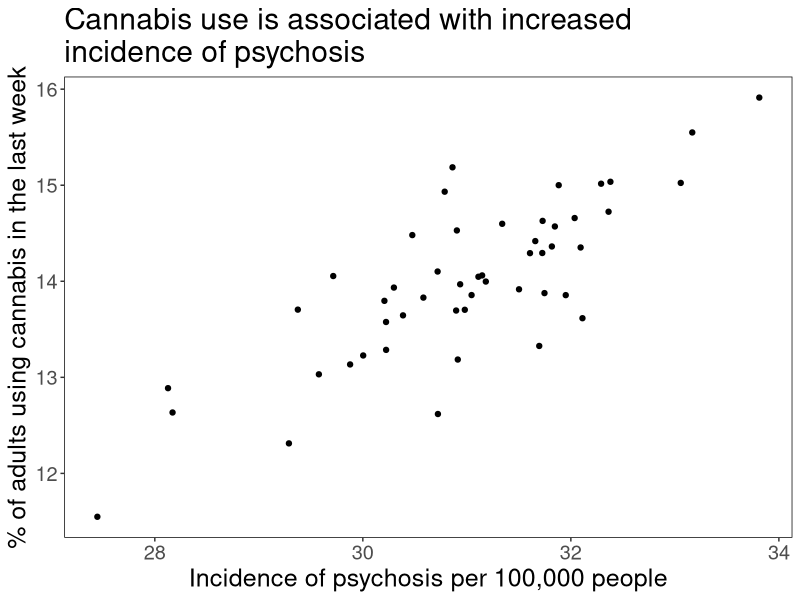
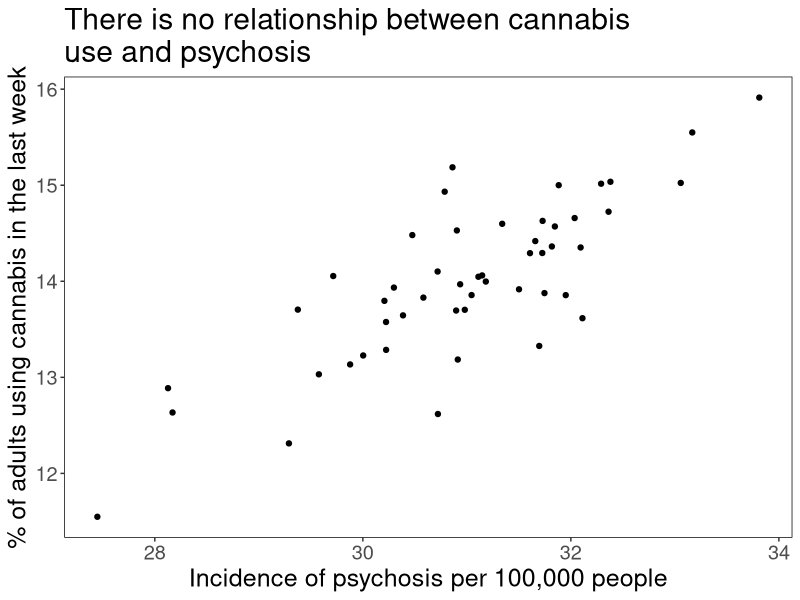
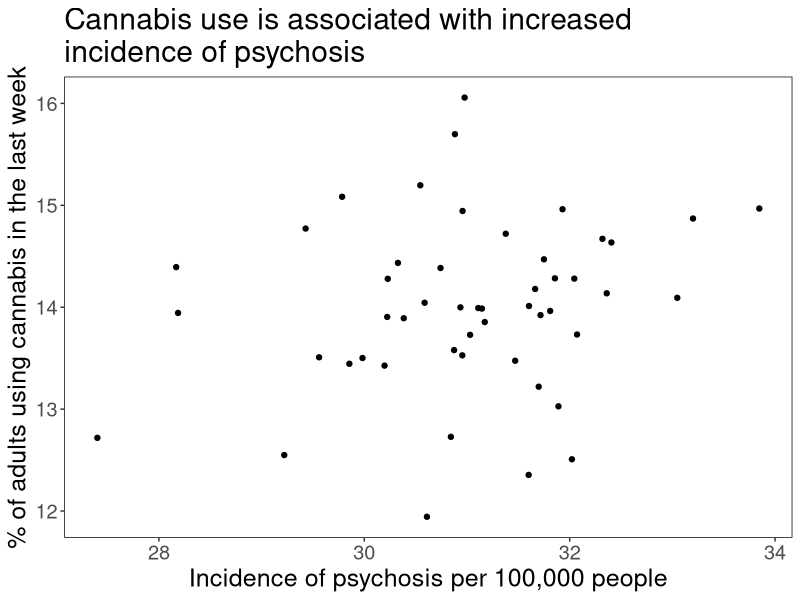
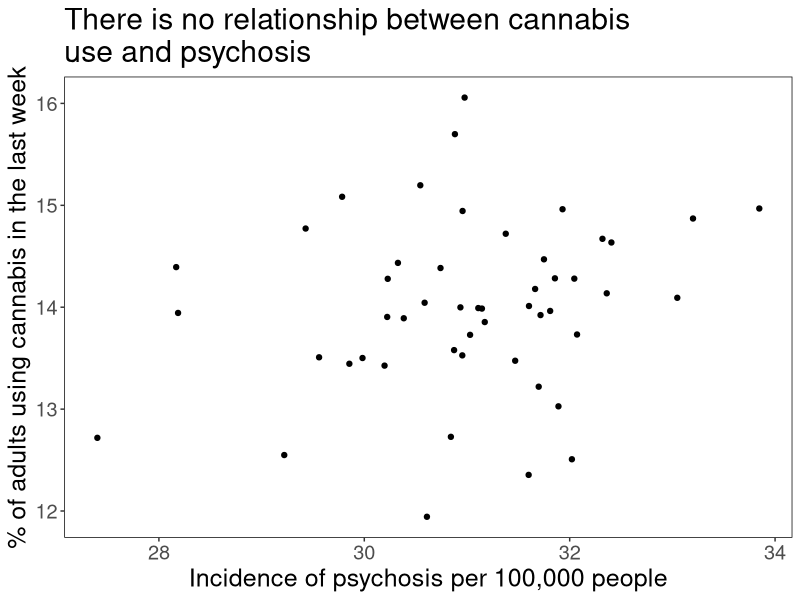
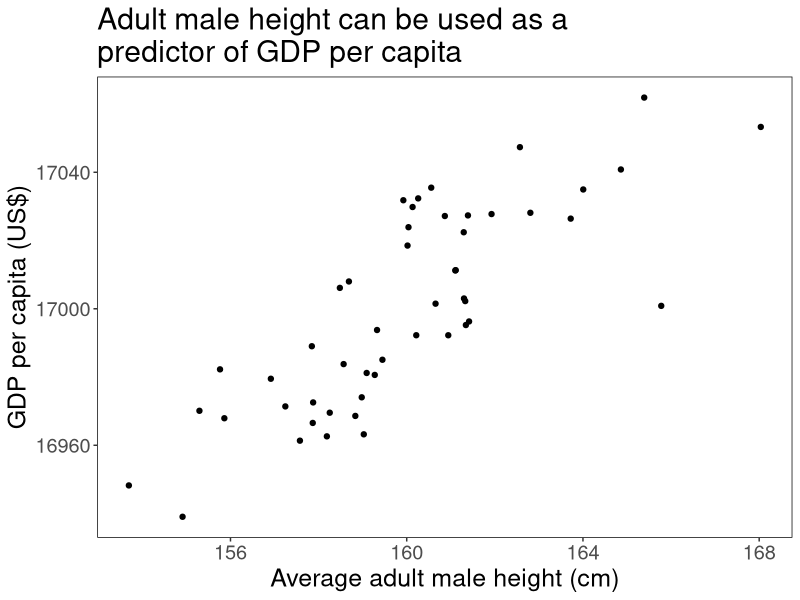
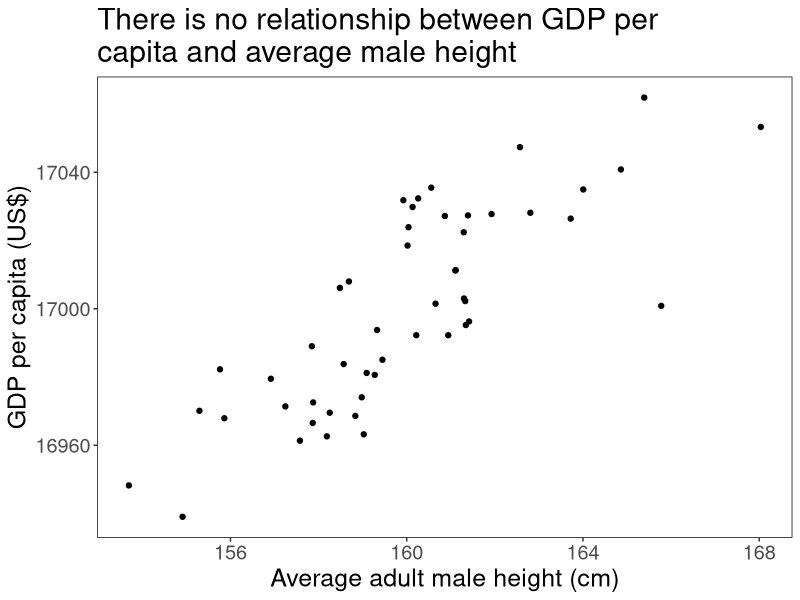
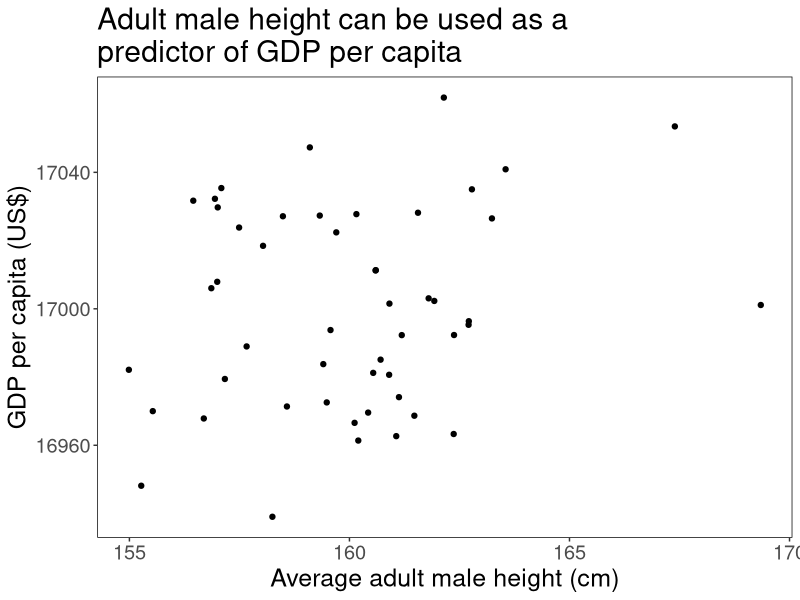
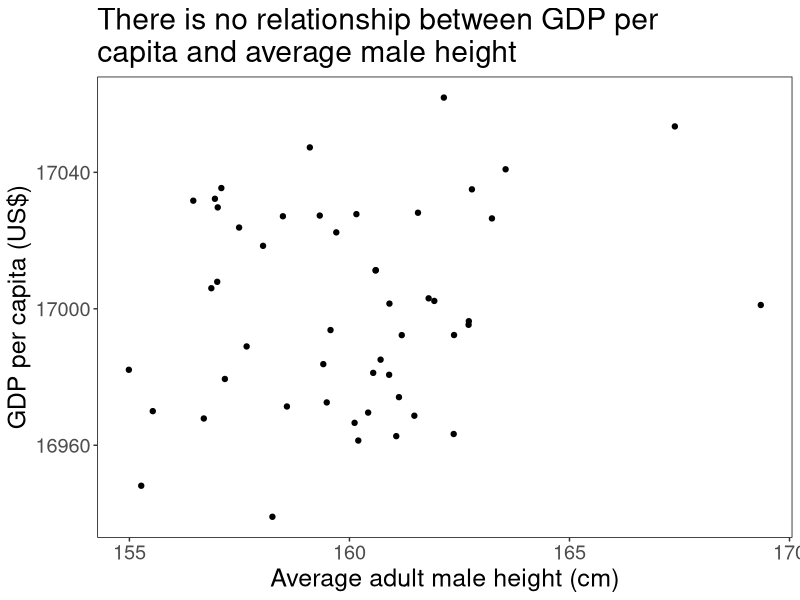

The R source for these figures, in order: (Note: this script raises an error after producing the figures.)
library(tidyverse)
library(MASS)

create_mult_df_strong <- function(my_df){
  set.seed(1234+index)
  
  mean1 <- my_df$mean_x
  mean2 <- my_df$mean_y
  sd1 <- mean1 * .05
  sd2 <- mean2 * .05
  
  mu <- c(mean1, mean2) 
  
  myr <- .8 * sqrt(sd1) * sqrt(sd2)
  
  mysigma <- matrix(c(sd1, myr, myr, sd2), 2, 2) 
  
  my_data <- NULL
  sample_size <- 50
  
  my_data <- data.frame(mvrnorm(sample_size, mu, mysigma, empirical = TRUE))
  
  colnames(my_data) <- c(my_df$'x-label', my_df$'y-label')
  
  return(my_data)
}

create_mult_df_weak <- function(my_df){
  set.seed(1234+index)
  
  mean1 <- my_df$mean_x
  mean2 <- my_df$mean_y
  sd1 <- mean1 * .05
  sd2 <- mean2 * .05
  
  mu <- c(mean1, mean2) 
  
  myr <- .2 * sqrt(sd1) * sqrt(sd2)
  
  mysigma <- matrix(c(sd1, myr, myr, sd2), 2, 2) 
  
  my_data <- NULL
  sample_size <- 50
  
  my_data <- data.frame(mvrnorm(sample_size, mu, mysigma, empirical = TRUE))
  
  colnames(my_data) <- c(my_df$'x-label', my_df$'y-label')
  
  return(my_data)
}

# creating a wrapper function to wrap the title text
wrapper <- function(x, ...) 
{
  paste(strwrap(x, ...), collapse = "\n")
}

my_scatter_graph <- function(df, labx, laby, title) {
  set.seed(1234+index)
  colnames(df) <- c("x", "y")
  df %>%
    ggplot(aes(x = x, y = y)) +
    geom_point() +
    labs(x = labx, y = laby) +
    theme(text = element_text(size = 18),
          panel.grid = element_blank(),
          panel.background = element_rect(fill = "white"),
          panel.border = element_rect(colour = "black", fill = NA)) +
  ggtitle(wrapper(title, width = 43))
    
  
}

# the following function takes a graph and saves it in the graphs folder, 
# generates summary statistics of the data and saves them as a .csv file in the 
# summary_stats folder. In both cases a unique index is created to allow the
# graph and the summary stats to be paired up later durind coding of the 
# respones of participants. 
save_graph_strong_yes <- function(current_graph){
  ggsave(paste0("graphs/graph_strong_yes", index, ".jpg"), current_graph)
 
}  

save_graph_strong_no <- function(current_graph){
  ggsave(paste0("graphs/graph_strong_no", index, ".jpg"), current_graph)

}  

save_graph_weak_yes <- function(current_graph){
  ggsave(paste0("graphs/graph_weak_yes", index, ".jpg"), current_graph)
  
}  

save_graph_weak_no <- function(current_graph){
  ggsave(paste0("graphs/graph_weak_no", index, ".jpg"), current_graph)

}  

# MAIN CODE ####
# this reads in the .csv file that contains the parameters of the graphs to be
# generated
my_graphs <- read_csv("graphs_book.csv")

# this loops through the my_graphs which contains the paramters of the 
# graphs to be generated.  It runs once per each unique graph_id 
for(index in my_graphs$graph_id) {
  
  build_this_one <- my_graphs %>%
    filter(graph_id == index) %>%
    create_mult_df_strong() 
  
  my_scatter_graph(build_this_one, 
           my_graphs[my_graphs$graph_id == index,]$'x-label', 
           my_graphs[my_graphs$graph_id == index,]$'y-label', 
           my_graphs[my_graphs$graph_id == index,]$title_yes) %>%
    save_graph_strong_yes()
  
  my_scatter_graph(build_this_one, 
                          my_graphs[my_graphs$graph_id == index,]$'x-label', 
                          my_graphs[my_graphs$graph_id == index,]$'y-label', 
                          my_graphs[my_graphs$graph_id == index,]$title_no) %>%
    save_graph_strong_no()
  
  build_this_one <- my_graphs %>%
    filter(graph_id == index) %>%
    create_mult_df_weak() 
  
  my_scatter_graph(build_this_one, 
                          my_graphs[my_graphs$graph_id == index,]$'x-label', 
                          my_graphs[my_graphs$graph_id == index,]$'y-label', 
                          my_graphs[my_graphs$graph_id == index,]$title_yes) %>%
    save_graph_weak_yes()
  
  my_scatter_graph(build_this_one, 
                          my_graphs[my_graphs$graph_id == index,]$'x-label', 
                          my_graphs[my_graphs$graph_id == index,]$'y-label', 
                          my_graphs[my_graphs$graph_id == index,]$title_no) %>%
    save_graph_weak_no()
}

